Frame 1 (no input): blank canvas, image omitted
Frame 60 (no input): blank canvas, image omitted
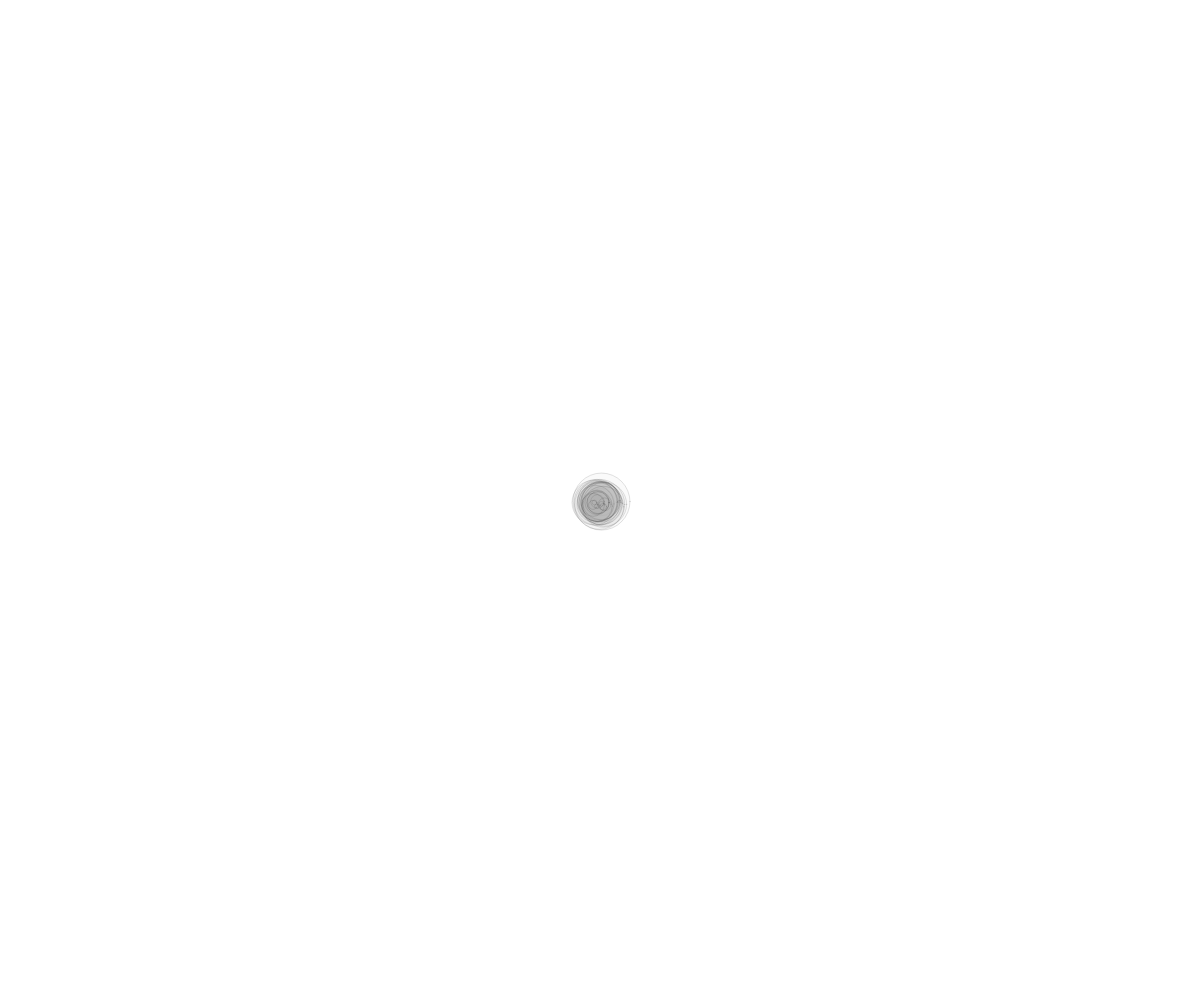
Frame 120 (the mouse pressed at the canvas centre since frame 60)

The p5.js sketch whose frames 1 and 60 were blank and that drew this single picture after the mouse press (run headless with seeded random() and noise() and a simulated clock; from frame 60 on, the mouse is pressed at the canvas centre):

// p5.js sketch
// ── sketch.js
var particles = [];
var state = 0;
var state = 0;
var count = 0;
var stc, fc;
var interval;
var rnd, rnd1, rnd2;
var nos, xoff = 0;
var canvas;
function setup() {
  createCanvas(windowWidth, windowHeight);
}

function mousePressed() {
  count += 1
  if (count % 2 !== 0) {
    geneP();
    interval = setInterval(geneP, 3);
  } else {
    clearInterval(interval);
  }
  count = count % 2;
}

function geneP() {
  var m = new Particle1(mouseX, mouseY, random(1.5));
  particles.push(m);
  if (particles.length > 10) {
    particles.splice(0, 1);
  }
  state = 1;
}

function randomBang() {
  rnd = random(200);
}

function frameBang(t, min, max) {
  if (frameCount % t === 0) {
    return random(255);
  }
}

function draw() {
  xoff += 1
  nos = map(noise(xoff), 0, 1, 0, 150);
  background(255);
  rnd = frameBang(30, 0, 50);
  stc = color(255 - rnd, 255 - rnd, 255 - rnd, 30 + nos / 10)
  fc = color(0, 5)
  if (state == 1) {
    for (var p = 0; p < particles.length; p++) {
      particles[p].separation(p);
      particles[p].steering(createVector(mouseX,mouseY),-1,200);
      particles[p].applyForce(createVector(random(-3, 2), 1));
      particles[p].bord();
      particles[p].fluide(0.09);
      particles[p].update();
      particles[p].display(stc, fc, 30);
    }
  }
}
// ── particle.js
function Particle1(x,y,m){
  this.pos = createVector(x,y);
  this.mass = m;
  this.r = 20;
  this.vel = createVector(0,0);
  this.acc = createVector(0,0);
  this.maxSpeed = 6;
  this.historyP = [];
  var historyPL = random(10,40);
  this.mass = m
  
  this.steering = function(p,set,radius){
    var distance = p5.Vector.dist(this.pos,p)
    var target = p.copy()
    target.sub(this.pos)
    target.normalize();
    target.mult(this.maxSpeed);
    var steer = p5.Vector.sub(target, this.velocity);
    if (set == -1){
      if (distance<radius){
        steer.mult(distance/radius*-1);
        this.applyForce(steer);
      }
    }
    // arrival
    else if(set == 1){
        if (distance<radius){
        steer.mult((radius-distance)/radius);
        this.applyForce(steer);
        }
    }
    else{
      this.applyForce(steer);
    }
  }
  this.separation = function(particles){
    this.disRange = 0;
    var targetAll = createVector();
    var count = 0;
    for (var j=0;j<particles.length;j++){
      this.disRange = (this.r+particles[j].r)/2;
      var distance = p5.Vector.dist(this.pos,particles[j].pos);
      if ((distance > 0) && (distance < this.disRange)){
        var targetS = p5.Vector.sub(particles[j].pos,this.pos);
        targetS.div(distance*-1);
        targetAll.add(targetS);
        count ++;
      }
      if (count>0){
        targetAll.div(count);
        targetAll.normalize();
        targetAll.mult(this.maxSpeed);
        var steer = p5.Vector.sub(targetAll, this.velocity);
        this.applyForce(steer.div(5));
      }
    }
  }
  this.applyForce = function(force) {
    var f = force.copy()
    this.force = p5.Vector.div(f, this.mass);
    this.acc.add(this.force);
  }
  this.bord = function() {
    if (this.pos.x-this.r/2>width){
      this.pos.x = -this.r/2
    }
    if (this.pos.y-this.r/2>height){
      this.pos.y = -this.r/2
    }
    if (this.pos.x+this.r/2<0){
      this.pos.x = width+this.r/2
    }
    if (this.pos.y+this.r/2<0){
      this.pos.y = height+this.r/2
    }
  }
  this.fluide = function(c) {
      // var center = createVector(width/2,height/2);
      // var distanceC = p5.Vector.dist(this.pos,center)
      // if (distanceC<(height+width)/2*0.35){
      // if (this.pos.y>0.5*height){
        var stren = this.vel.mag()
        var C = c
        var strength = stren * stren * C
        var force1 = this.vel.copy();
        force1.setMag(strength);
        force1.mult(-1);
        this.applyForce(force1);
      // }
  }
  this.update = function(){
    this.vel.add(this.acc)
    this.vel.limit(this.maxSpeed);
    this.pos.add(this.vel);
    this.acc.set(0,0);
    var his = createVector(this.pos.x,this.pos.y);
    this.historyP.push(his);
    if (this.historyP.length>historyPL){
      this.historyP.splice(0,1)
    }
  }
  this.display = function(colorS,colorF,d){
      noFill();
      ellipse(this.pos.x,this.pos.y,this.r*this.mass)
      for (i = 0;i<this.historyP.length;i++){
        var hisD = random(20,60);
        fill(colorF);
        stroke(colorS);
        ellipse(this.historyP[i].x,this.historyP[i].y,hisD-i^2);
      }
  }
}
